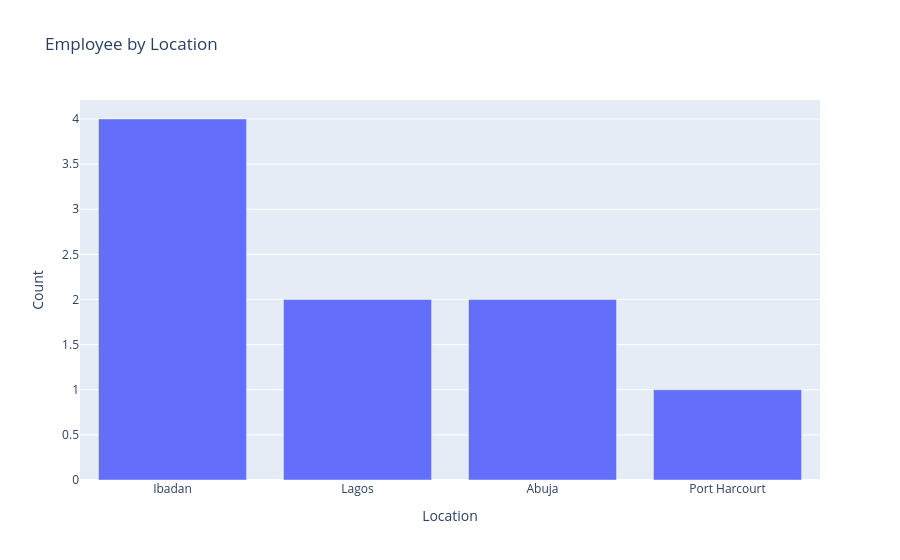

Write notebook code for a chart like this one.
### Code cell
location_count = merge_df['office_location'].value_counts()
fig = px.bar(
    x=location_count.index,
    y=location_count.values,
    title='Employee by Location'
)

fig.update_layout(xaxis_title='Location', yaxis_title='Count')

fig.show()

### Figure 1 — Plotly figure (JSON) as saved in the notebook; plotly's stock layout.template omitted (floating-point values rounded to 4 significant figures)
{"data": [{"hovertemplate": "x=%{x}<br>y=%{y}<extra></extra>", "legendgroup": "", "marker": {"color": "#636efa", "pattern": {"shape": ""}}, "name": "", "orientation": "v", "showlegend": false, "textposition": "auto", "type": "bar", "x": ["Ibadan", "Lagos", "Abuja", "Port Harcourt"], "xaxis": "x", "y": [4, 2, 2, 1], "yaxis": "y"}], "layout": {"barmode": "relative", "legend": {"tracegroupgap": 0}, "title": {"text": "Employee by Location"}, "xaxis": {"anchor": "y", "domain": [0, 1], "title": {"text": "Location"}}, "yaxis": {"anchor": "x", "domain": [0, 1], "title": {"text": "Count"}}}}
